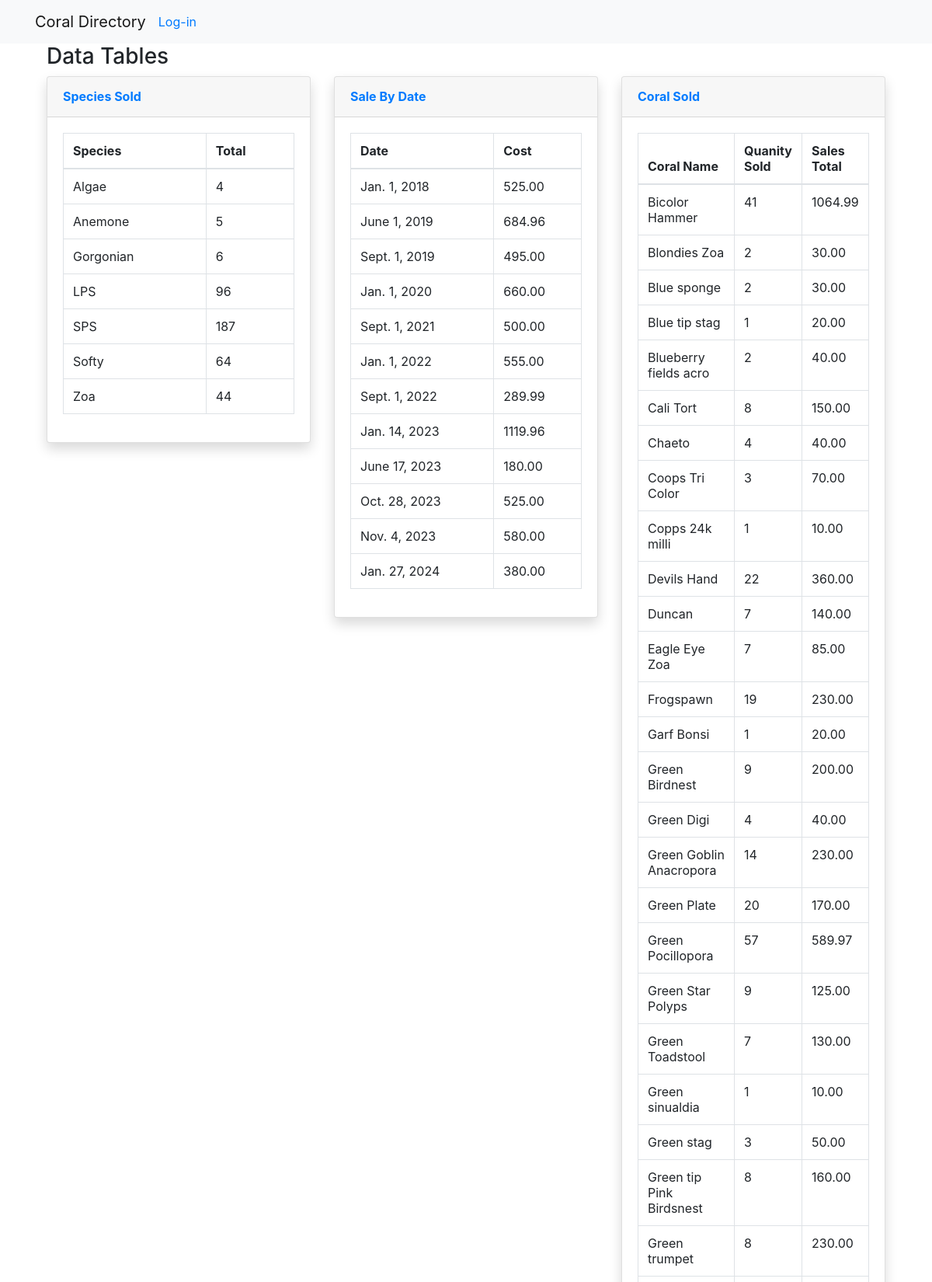
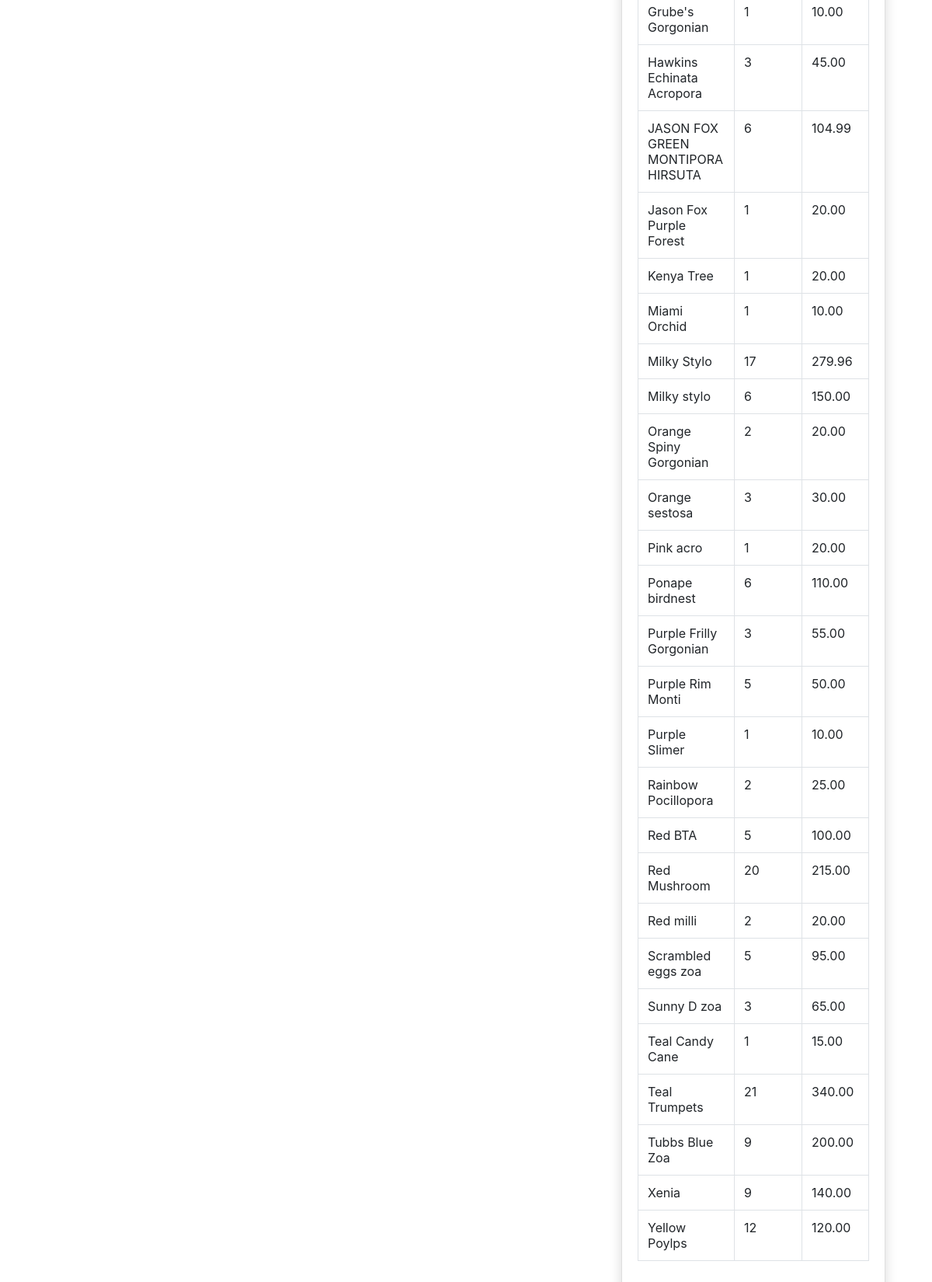
The page /sales/tables/ on the database its author committed (2 pictures, top to bottom).
### sales/models.py (models this page shows)
class coral_sale(models.Model):
    coral_name = models.CharField(max_length=100)
    sale_price = models.DecimalField(max_digits=6, decimal_places=2)  # I don't care about time here
    sale_date = models.DateField()
    species = models.CharField(max_length=20)
    user = models.ForeignKey(User, on_delete=models.CASCADE)

### sales/views.py (the view)
# urls.py: path("tables/", views.sale_tables, name="tables"),
def sale_tables(request):
    coral_species = coral_sale.objects.filter().values('species').order_by('species').annotate(species_amount=Count('species'))
    coral_sold = coral_sale.objects.filter().values('coral_name').order_by('coral_name').annotate(coral_sum=Sum('sale_price')).annotate(coral_amount=Count('coral_name'))
    values = coral_sale.objects.filter().values('sale_date').order_by('sale_date').annotate(sum=Sum('sale_price'))
    context = {
    'sale_date': values,
    'spi' : coral_species,
    'coral' : coral_sold,
    }
    return render(request, 'tables.html', context)

### sales/templates/tables.html
{% extends "base.html" %}
{% load static %}
{% block page_content %}
<div class="container-fluid">
    <h1 class="h3 mb-2 text-gray-800">Data Tables</h1>
        <div class="row">
            <div class="col-xl-4 col-lg-5">
                <div class="card shadow mb-4">
                    <div class="card-header py-3 d-flex flex-row align-items-center justify-content-between">
                        <h6 class="m-0 font-weight-bold text-primary">Species Sold</h6>
                    </div>
                <div class="card-body">
                    <div class="table-responsive">
                        <table class="table table-bordered">
                            <thead>
                                <tr>
                                    <th scope="col">Species</th>
                                    <th scope="col">Total</th>
                                </tr>
                            </thead>
                            <tbody>
                                {% for a in spi %}
                                <tr>
                                    <td>{{ a.species }}</td>
                                    <td>{{ a.species_amount }}</td>
                                </tr>
                                {% endfor %}
                            </tbody>
                        </table>
                    </div>
                    </div>
                </div>
            </div>
            <div class="col-xl-4 col-lg-5">
                <div class="card shadow mb-4">
                    <div class="card-header py-3 d-flex flex-row align-items-center justify-content-between">
                        <h6 class="m-0 font-weight-bold text-primary">Sale By Date</h6>
                </div>
                <div class="card-body">
                    <div class="table-responsive">
                        <table class="table table-bordered" id="dataTable" width="100%" cellspacing="0">
                            <thead>
                                <tr>
                                    <th scope="col">Date</th>
                                    <th scope="col">Cost</th>
                                </tr>
                            </thead>
                            <tbody>
                                {% for date in sale_date %}
                                <tr>
                                    <td>{{ date.sale_date }}</td>
                                    <td>{{ date.sum|floatformat:2 }}</td>
                                </tr>
                                {% endfor %}
                            </tbody>
                        </table>
                    </div>
                    </div>
                </div>
            </div>
            <div class="col-xl-4 col-lg-5">
                <div class="card shadow mb-4">
                    <div class="card-header py-3 d-flex flex-row align-items-center justify-content-between">
                        <h6 class="m-0 font-weight-bold text-primary">Coral Sold</h6>
                    </div>
                    <div class="card-body">
                        <div class="table-responsive">
                            <table class="table table-bordered" id="dataTable" width="100%" cellspacing="0">
                                <thead>
                                    <tr>
                                        <th scope="col">Coral Name</th>
                                        <th scope="col">Quanity Sold</th>
                                        <th scope="col">Sales Total</th>
                                    </tr>
                                </thead>
                                <tbody>
                                    {% for c in coral %}
                                    <tr>
                                        <td>{{ c.coral_name }}</td>
                                        <td>{{ c.coral_amount }}</td>
                                        <td>{{ c.coral_sum | floatformat:2 }}</td>
                                    </tr>
                                    {% endfor %}
                                </tbody>
                            </table>
                        </div>
                    </div>
                </div>
            </div>
</div>
{% endblock %}

### coral/templates/base.html (shortened to what this page needs)
<link rel="stylesheet" href="https://stackpath.bootstrapcdn.com/bootstrap/4.1.3/css/bootstrap.min.css">
<nav class="navbar navbar-expand-lg navbar-light bg-light">
    <div class="container">
        <a class="navbar-brand" href="{% url 'index' %}">Coral Directory</a>
        <div class="collapse navbar-collapse" id="navbarSupportedContent">
              <span class="user">
                {% if request.user.is_authenticated %}
                  Hello {{ request.user.first_name|default:request.user.username }},
                  <a href="{% url "logout" %}">Logout</a>
                {% else %}
                  <a href="{% url "login" %}">Log-in</a>
                {% endif %}
              </span>
        </div>
    </div>
</nav>
<div class="container">
    {% block page_content %}{% endblock %}
</div>

### rows shown on the page
coral_sale: species "LPS", species_amount "96"
coral_sale: coral_name "Blue tip stag", coral_amount "1", coral_sum "20.00"
coral_sale: coral_name "Copps 24k milli", coral_amount "1", coral_sum "10.00"
coral_sale: coral_name "Garf Bonsi", coral_amount "1", coral_sum "20.00"
coral_sale: coral_name "Green sinualdia", coral_amount "1", coral_sum "10.00"
coral_sale: coral_name "Grube's Gorgonian", coral_amount "1", coral_sum "10.00"
coral_sale: coral_name "Jason Fox Purple Forest", coral_amount "1", coral_sum "20.00"
coral_sale: coral_name "Kenya Tree", coral_amount "1", coral_sum "20.00"
coral_sale: coral_name "Miami Orchid", coral_amount "1", coral_sum "10.00"
coral_sale: coral_name "Pink acro", coral_amount "1", coral_sum "20.00"
coral_sale: coral_name "Purple Slimer", coral_amount "1", coral_sum "10.00"
coral_sale: coral_name "Teal Candy Cane", coral_amount "1", coral_sum "15.00"

### other values the page prints
{{ a.species }} "Algae" "Anemone" "Gorgonian" "SPS" "Softy" "Zoa"
{{ a.species_amount }} "4" "5" "6" "187" "64" "44"
{{ date.sale_date }} "Jan. 1, 2018" "June 1, 2019" "Sept. 1, 2019" "Jan. 1, 2020" "Sept. 1, 2021" "Jan. 1, 2022" "Sept. 1, 2022" "Jan. 14, 2023" "June 17, 2023" "Oct. 28, 2023" "Nov. 4, 2023" "Jan. 27, 2024"
{{ date.sum|floatformat:2 }} "525.00" "684.96" "495.00" "660.00" "500.00" "555.00" "289.99" "1119.96" "180.00" "525.00" "580.00" "380.00"
{{ c.coral_name }} "Bicolor Hammer" "Blondies Zoa" "Blue sponge" "Blueberry fields acro" "Cali Tort" "Chaeto" "Coops Tri Color" "Devils Hand" "Duncan" "Eagle Eye Zoa" "Frogspawn" "Green Birdnest" "Green Digi" "Green Goblin Anacropora" "Green Plate" "Green Pocillopora" "Green Star Polyps" "Green Toadstool" "Green stag" "Green tip Pink Birdsnest" "Green trumpet" "Hawkins Echinata Acropora" "JASON FOX GREEN MONTIPORA HIRSUTA" "Milky Stylo" "Milky stylo" "Orange Spiny Gorgonian" "Orange sestosa" "Ponape birdnest" "Purple Frilly Gorgonian" "Purple Rim Monti" "Rainbow Pocillopora" "Red BTA" "Red Mushroom" "Red milli" "Scrambled eggs zoa" "Sunny D zoa" "Teal Trumpets" "Tubbs Blue Zoa" "Xenia" "Yellow Poylps"
{{ c.coral_amount }} "41" "2" "2" "2" "8" "4" "3" "22" "7" "7" "19" "9" "4" "14" "20" "57" "9" "7" "3" "8" "8" "3" "6" "17" "6" "2" "3" "6" "3" "5" "2" "5" "20" "2" "5" "3" "21" "9" "9" "12"
{{ c.coral_sum | floatformat:2 }} "1064.99" "30.00" "30.00" "40.00" "150.00" "40.00" "70.00" "360.00" "140.00" "85.00" "230.00" "200.00" "40.00" "230.00" "170.00" "589.97" "125.00" "130.00" "50.00" "160.00" "230.00" "45.00" "104.99" "279.96" "150.00" "20.00" "30.00" "110.00" "55.00" "50.00" "25.00" "100.00" "215.00" "20.00" "95.00" "65.00" "340.00" "200.00" "140.00" "120.00"
